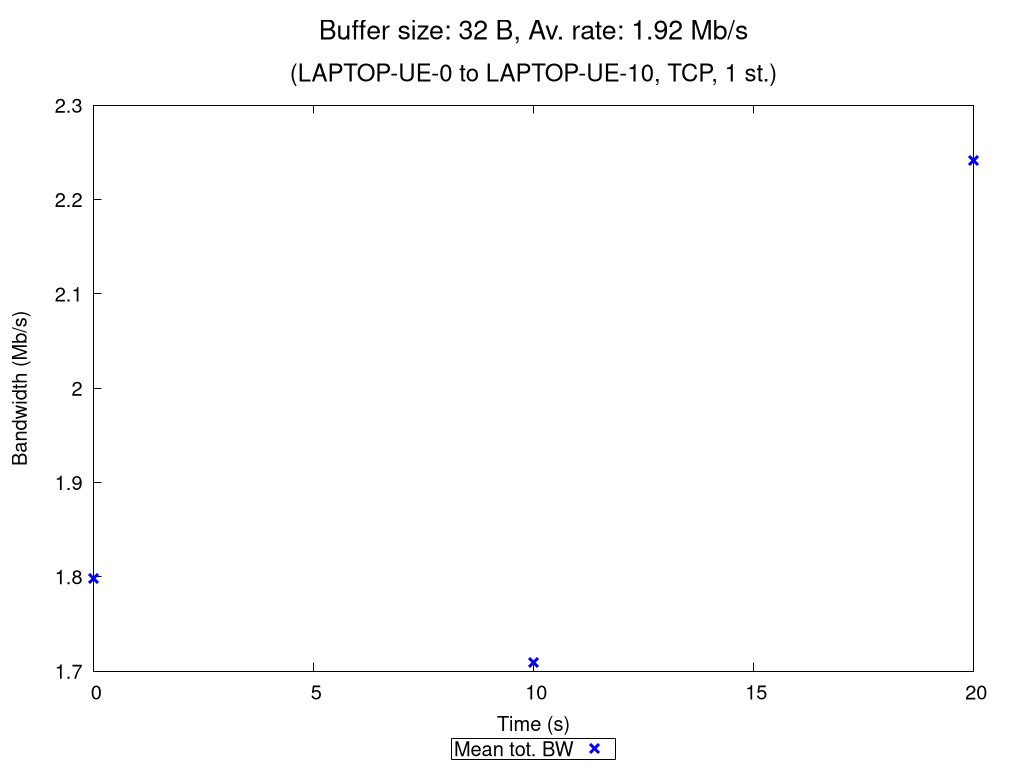

The gnuplot source for this figure:
set terminal pngcairo nocrop enhanced size 1024,768 font "Verdana,15"
set output "TCP_1_st_2020_11_05_12-50-29_one2two_00032B.png"

set title "{/=20 Buffer size: 32 B, Av. rate: 1.92 Mb/s}\n\n{/=18 (LAPTOP-UE-0 to LAPTOP-UE-10, TCP, 1 st.)}"

set xlabel "Time (s)"
set ylabel "Bandwidth (Mb/s)"
set ytics nomirror
set key bmargin center horizontal box samplen 1 width -1
set bmargin 4.6
set rmargin 4.5

rf = 1000000.0  # rate factor
set style fill transparent solid 0.2 noborder
set autoscale xfix
plot "TCP_1_st_2020_11_05_12-50-29_one2two_00032B_iperf_processed.dat" using 1:($2/rf-$3/rf):($2/rf+$3/rf) with filledcurves lc rgb "blue" notitle, \
     "" using 1:($2/rf) with points pt 2 ps 1.5 lw 3 lc rgb "blue" title "Mean tot. BW", \
